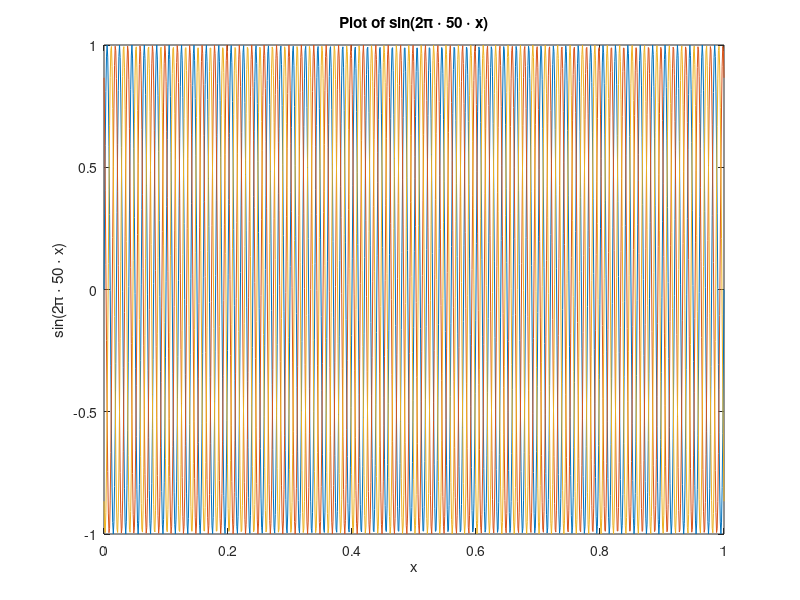

This chart was generated by the following MATLAB code:
% Define the range of x values
x = linspace(0, 1, 1000); % Define x from 0 to 1 with 1000 points

% Define the frequency
f = 50;

% Calculate the sine values for the corresponding x values
y1 = sin(2*pi*f*x);
y2 = sin(2*pi*f*x + 2*pi/3);
y3 = sin(2*pi*f*x - 2*pi/3);

% Plot the sine function
plot(x, y1);
hold on
plot(x, y2);
plot(x, y3);
% Add labels and title
xlabel('x');
ylabel('sin(2\pi \cdot 50 \cdot x)');
title('Plot of sin(2\pi \cdot 50 \cdot x)');